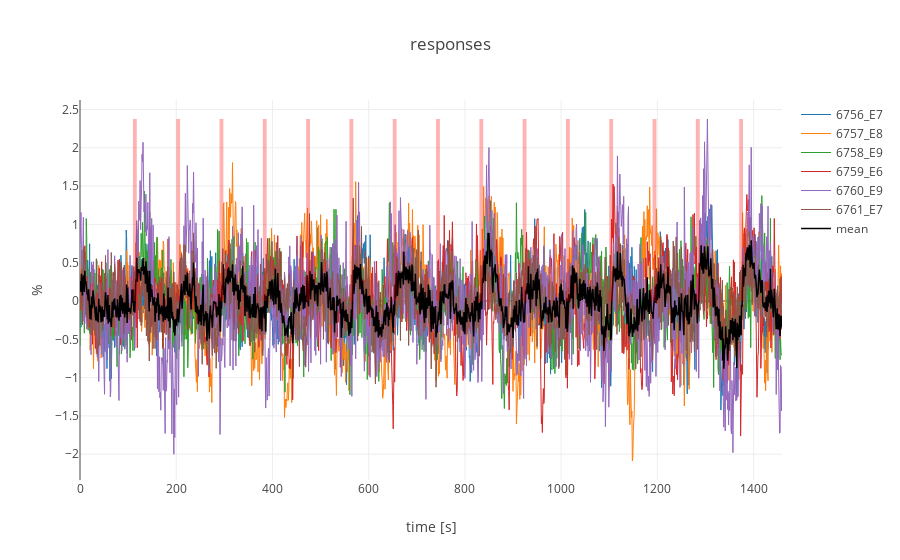

Notebook code for this chart:
### Code cell
# import plottools
import importlib, plottools
importlib.reload(plottools)
%matplotlib qt

plottools.plotlyplot(frames, stimList, duration=duration, names=keys)

### Figure 1 — Plotly figure (JSON) as saved in the notebook; plotly's stock layout.template omitted (floating-point values rounded to 4 significant figures; data arrays with more than 128 entries replaced by an {"elided": "..."} marker saying what was removed)
{"data": [{"line": {"width": 1}, "mode": "lines", "name": "6756_E7", "showlegend": true, "type": "scatter", "x": {"elided": "1460 int values"}, "y": {"elided": "1460 float values"}}, {"line": {"width": 1}, "mode": "lines", "name": "6757_E8", "showlegend": true, "type": "scatter", "x": {"elided": "1460 int values"}, "y": {"elided": "1460 float values"}}, {"line": {"width": 1}, "mode": "lines", "name": "6758_E9", "showlegend": true, "type": "scatter", "x": {"elided": "1460 int values"}, "y": {"elided": "1460 float values"}}, {"line": {"width": 1}, "mode": "lines", "name": "6759_E6", "showlegend": true, "type": "scatter", "x": {"elided": "1460 int values"}, "y": {"elided": "1460 float values"}}, {"line": {"width": 1}, "mode": "lines", "name": "6760_E9", "showlegend": true, "type": "scatter", "x": {"elided": "1460 int values"}, "y": {"elided": "1460 float values"}}, {"line": {"width": 1}, "mode": "lines", "name": "6761_E7", "showlegend": true, "type": "scatter", "x": {"elided": "1460 int values"}, "y": {"elided": "1460 float values"}}, {"line": {"color": "black", "width": 1.5}, "mode": "lines", "name": "mean", "showlegend": true, "type": "scatter", "x": {"elided": "1460 int values"}, "y": {"elided": "1460 float values"}}], "layout": {"shapes": [{"fillcolor": "red", "line": {"width": 0}, "opacity": 0.3, "type": "rect", "x0": 110, "x1": 118, "xref": "x", "y0": 0, "y1": 2.376, "yref": "y"}, {"fillcolor": "red", "line": {"width": 0}, "opacity": 0.3, "type": "rect", "x0": 200, "x1": 208, "xref": "x", "y0": 0, "y1": 2.376, "yref": "y"}, {"fillcolor": "red", "line": {"width": 0}, "opacity": 0.3, "type": "rect", "x0": 290, "x1": 298, "xref": "x", "y0": 0, "y1": 2.376, "yref": "y"}, {"fillcolor": "red", "line": {"width": 0}, "opacity": 0.3, "type": "rect", "x0": 380, "x1": 388, "xref": "x", "y0": 0, "y1": 2.376, "yref": "y"}, {"fillcolor": "red", "line": {"width": 0}, "opacity": 0.3, "type": "rect", "x0": 470, "x1": 478, "xref": "x", "y0": 0, "y1": 2.376, "yref": "y"}, {"fillcolor": "red", "line": {"width": 0}, "opacity": 0.3, "type": "rect", "x0": 560, "x1": 568, "xref": "x", "y0": 0, "y1": 2.376, "yref": "y"}, {"fillcolor": "red", "line": {"width": 0}, "opacity": 0.3, "type": "rect", "x0": 650, "x1": 658, "xref": "x", "y0": 0, "y1": 2.376, "yref": "y"}, {"fillcolor": "red", "line": {"width": 0}, "opacity": 0.3, "type": "rect", "x0": 740, "x1": 748, "xref": "x", "y0": 0, "y1": 2.376, "yref": "y"}, {"fillcolor": "red", "line": {"width": 0}, "opacity": 0.3, "type": "rect", "x0": 830, "x1": 838, "xref": "x", "y0": 0, "y1": 2.376, "yref": "y"}, {"fillcolor": "red", "line": {"width": 0}, "opacity": 0.3, "type": "rect", "x0": 920, "x1": 928, "xref": "x", "y0": 0, "y1": 2.376, "yref": "y"}, {"fillcolor": "red", "line": {"width": 0}, "opacity": 0.3, "type": "rect", "x0": 1010, "x1": 1018, "xref": "x", "y0": 0, "y1": 2.376, "yref": "y"}, {"fillcolor": "red", "line": {"width": 0}, "opacity": 0.3, "type": "rect", "x0": 1100, "x1": 1108, "xref": "x", "y0": 0, "y1": 2.376, "yref": "y"}, {"fillcolor": "red", "line": {"width": 0}, "opacity": 0.3, "type": "rect", "x0": 1190, "x1": 1198, "xref": "x", "y0": 0, "y1": 2.376, "yref": "y"}, {"fillcolor": "red", "line": {"width": 0}, "opacity": 0.3, "type": "rect", "x0": 1280, "x1": 1288, "xref": "x", "y0": 0, "y1": 2.376, "yref": "y"}, {"fillcolor": "red", "line": {"width": 0}, "opacity": 0.3, "type": "rect", "x0": 1370, "x1": 1378, "xref": "x", "y0": 0, "y1": 2.376, "yref": "y"}], "title": "responses", "xaxis": {"title": "time [s]"}, "yaxis": {"title": "%"}}}
